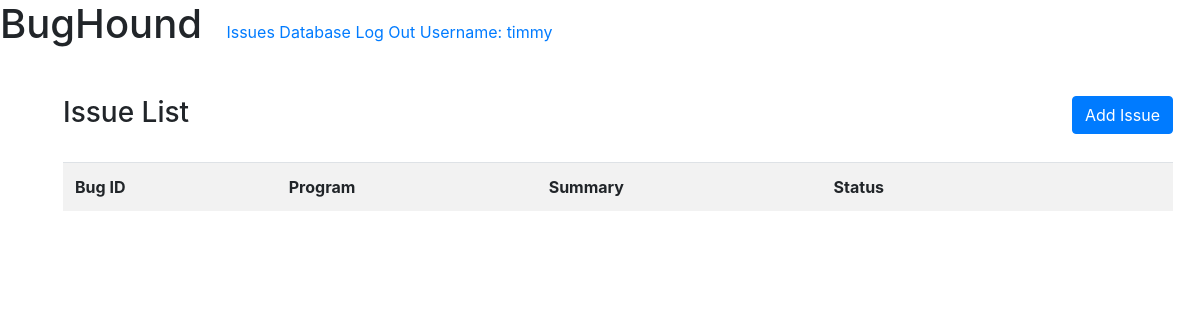
/issues/ (signed in), run on an earlier commit of the app's database.
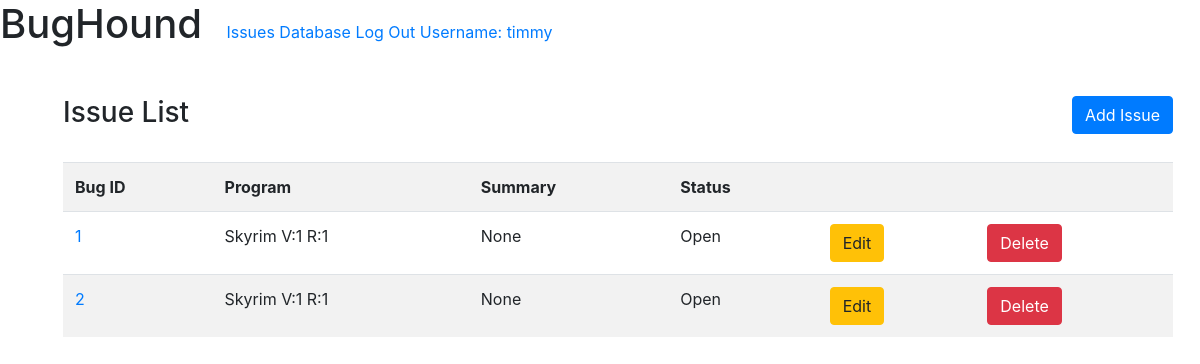
And on a later commit of the database.
### issues/models.py (models this page shows, shortened)
class Issue(models.Model):
    program = models.ForeignKey(Program, on_delete=models.CASCADE)
    bugtype = models.ForeignKey(BugType, on_delete=models.CASCADE)
    severity = models.ForeignKey(Severity, on_delete=models.CASCADE)
    reportedBy = models.ForeignKey(Employee, on_delete=models.CASCADE, related_name='employee_reportedByID')
    functionalArea = models.ForeignKey(FunctionalArea, on_delete=models.CASCADE)
    assignedTo = models.ForeignKey(
        Employee,
        on_delete=models.CASCADE, related_name='employee_assignedToID',
        null=True,
        blank=True)
    status = models.ForeignKey(Status, on_delete=models.CASCADE, default="OPEN")
    priority = models.ForeignKey(Priority, on_delete=models.CASCADE)
    resolution = models.ForeignKey(Resolution, on_delete=models.CASCADE)
    testedBy = models.ForeignKey(
        Employee,
        on_delete=models.CASCADE, related_name='employee_testedByID',
        null=True,
        blank=True)
    attachment = models.CharField(
        max_length = 1000,
        null=True,
        blank=True)
    summary = models.CharField(
        max_length=500,
        null=True,
        blank=True)
    suggestedFix = models.CharField(
        max_length=500,
        null=True,
        blank=True)
    issueDate = models.DateTimeField(default=timezone.now)
    isAssignedToGroup = models.BooleanField(null=True)
    comments = models.CharField(
        max_length=500,
        null=True,
        blank=True)
    resolveByDate = models.DateTimeField(null=True, blank=True)
    testByDate = models.DateTimeField(null=True, blank=True)
    treatedAsDeferred = models.BooleanField(default=False)
    reproducible = models.BooleanField(null=True)

class Program(models.Model):
    version = models.IntegerField(validators=[MinValueValidator(1)])
    release = models.IntegerField(validators=[MinValueValidator(1)])
    name = models.CharField(
        max_length=200,
        unique=True,
        null=False,
        blank=False)
    area = models.ManyToManyField(FunctionalArea)
    def __str__(self):
        return f"{self.name} V:{self.version} R:{self.release}"
    class Meta:
        unique_together = [['name', 'release', 'version'], ['name', 'version']]

class Status(models.Model):
    name = models.CharField(
        max_length=200,
        unique=True,
        null=False,
        blank=False)
    def __str__(self):
        return self.name

### issues/views.py (the view)
# urls.py: path('issues/', IssueListView.as_view(), name='IssueListView'),
class IssueListView(LoginRequiredMixin, ListView):
    template_name = 'issues/pages/issues/issues.html'
    model = Issue
    paginate_by = 5

### issues/templates/issues/pages/issues/issues.html (shortened to what this page needs)
{% extends "issues/base.html" %}
{% load crispy_forms_tags %}
{% block content %}
  <div class="row justify-content-between my-4">
    <div class="col-4">
      <h3>Issue List</h3>
    </div>
    <div class="col-4">
      <div class="float-right">
        <a class="btn btn-primary" href="{% url "IssueCreateView" %}">Add Issue</a>
      </div>
    </div>
  </div>
  <table class="table table-striped">
    <tr>
      <th>Bug ID</th>
      <th>Program</th>
      <th>Summary</th>
      <th>Status</th>
      <th></th>
      <th></th>
    </tr>
    {% for obj in object_list %}
    <tr>
      <td><a href="{% url 'IssueDetailView' obj.id %}">{{ obj.id }}</a></td>
      <td>{{ obj.program }}</td>
      <td>{{ obj.summary }}</td>
      <td>{{ obj.status }}</td>
      <td><a href="{% url 'IssueUpdateView' obj.id %}" class="btn btn-warning">Edit</a></td>
      <td><a href="{% url 'IssueDeleteView' obj.id %}" class="btn btn-danger">Delete</a></td>
    </tr>
    {% endfor %}
  </table >
{% endblock %}

### issues/templates/issues/base.html (shortened to what this page needs)
<!doctype html>
<html lang="en">
  <head>
    <link rel="stylesheet" href="https://stackpath.bootstrapcdn.com/bootstrap/4.4.1/css/bootstrap.min.css">
  </head>
  <body>
    <header>
      <h1 style="display: inline; margin-right:20px;">BugHound</h1>
      <nav style="display: inline;">
        <a href="{% url 'IssueListView' %}">Issues</a>
        <a href="{% url 'admin:index' %}">Database</a>
        <a href="{% url 'logout_view' %}">Log Out</a>
        {% if request.user.username %}
          <a href="">Username: {{request.user.username}}</a>
        {% endif %}
      </nav>
    </header>
    <div class="container m-5">
      {% block content %}
      {% endblock %}
    </div>
  </body>
</html>

What changed in the data, as far as the page shows it:
added Issue: id "1", program "Skyrim V:1 R:1", summary "None", status "Open"
added Issue: id "2", program "Skyrim V:1 R:1", summary "None", status "Open"
